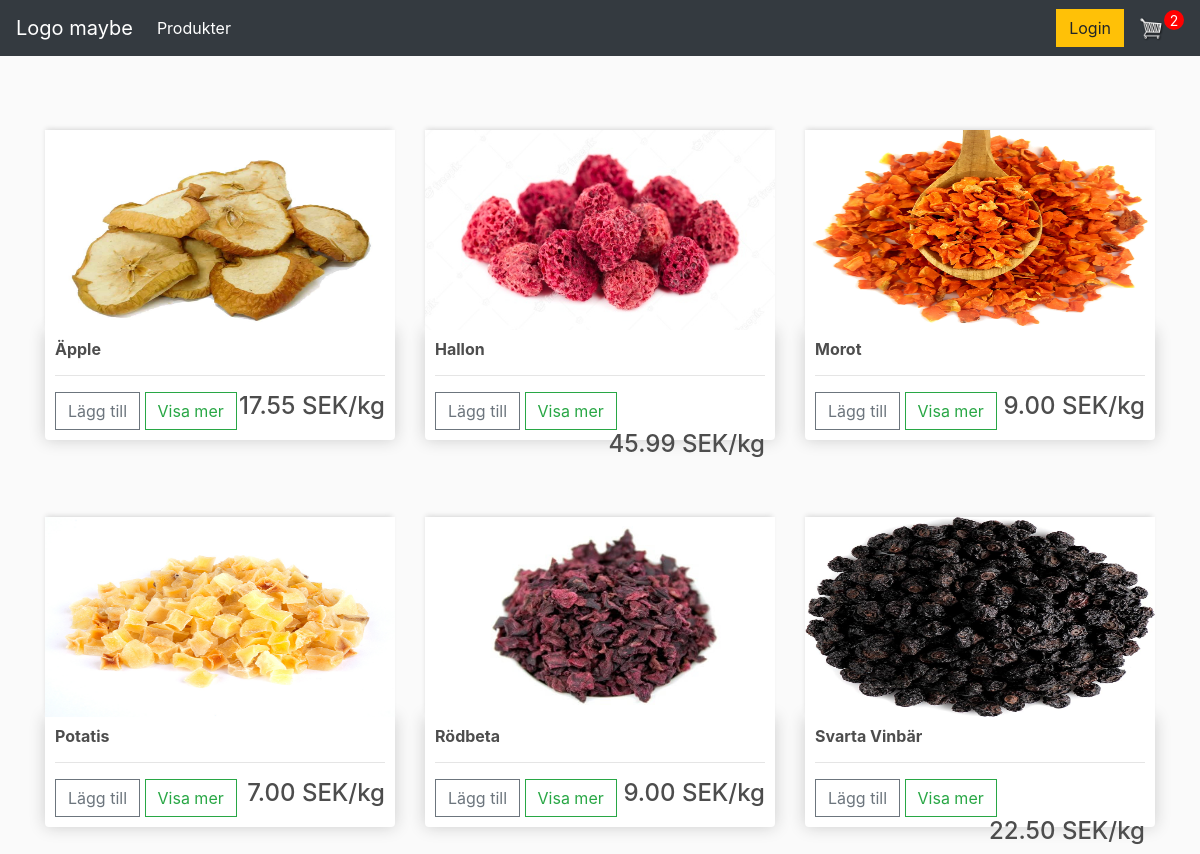
The app's page / (signed in) with its own data.
### store/models.py (models this page shows, shortened)
class Order(models.Model):
    customer = models.ForeignKey(Customer, on_delete=models.SET_NULL, blank=True, null=True)
    date_ordered = models.DateTimeField(auto_now_add=True)
    complete = models.BooleanField(default=False, null=True, blank=False)
    transaction_id = models.CharField(max_length=255, null=True)
    def get_cart_items_number(self):
        orderitems = self.orderitem_set.all()
        total = orderitems.count()
        return total

class Product(models.Model):
    name = models.CharField(max_length=255, null=True)
    slug = models.SlugField(max_length=200, null=True)
    price = models.FloatField()
    description = models.CharField(max_length=1000, null=True)
    stock = models.FloatField(null=True)
    image = models.ImageField(null=True, blank=True)
    @property
    def image_url(self):
        try:
            url = self.image.url
        except:
            url = ''
        return url

### store/views.py (the view)
# urls.py: path('', include('store.urls'))
def store(request):
    if request.user.is_authenticated:
        customer = request.user.customer
        order, created = Order.objects.get_or_create(customer=customer, complete=False)
        items = order.orderitem_set.all()
        cartItems = order.get_cart_items_number
    else:
        items = []
        order = {'get_cart_total': 0, 'get_cart_items': 0}
        cartItems = order['get_cart_items_number']
    products = Product.objects.all()
    context = {'items': items, 'order': order, 'cartItems': cartItems, 'products': products}
    return render(request, 'store/store.html', context)

### store/templates/store/store.html
{% extends 'store/main.html' %}
{% load static %}
{% block content %}
    <div class="row">
        {% for product in products %}
        <div class="col-lg-4">
            <img class="thumbnail" src="{{product.image_url}}">
            <div class="box-element product">
                <h6><strong>{{product.name}}</strong></h6>
                <hr>
                <button data-product={{product.id}} data-action="add" class="btn btn-outline-secondary add-btn update-cart">Lägg till</button>
                <a class="btn btn-outline-success" href="#">Visa mer</a>
                <h4 style="display: inline-block;float: right">{{product.price|floatformat:2}} SEK/kg</h4>
            </div>
        </div>
        {% endfor %}
    </div>
{% endblock content %}

### store/templates/store/main.html (shortened to what this page needs)
<!DOCTYPE html>
{% load static %}
<html>
<head>
	<link rel="stylesheet" href="https://stackpath.bootstrapcdn.com/bootstrap/4.4.1/css/bootstrap.min.css">
	<link rel="stylesheet" type="text/css" href="{% static 'css/main.css' %}">
</head>
<body>
	<nav class="navbar navbar-expand-lg navbar-dark bg-dark">
	  <a class="navbar-brand" href="#">Logo maybe</a>
	  <div class="collapse navbar-collapse" id="navbarSupportedContent">
	    <ul class="navbar-nav mr-auto">
	      <li class="nav-item active">
	        <a class="nav-link" href="{% url 'store' %}">Produkter</a>
	      </li>
	    </ul>
	    <div class="form-inline my-2 my-lg-0">
	     	<a href="#"class="btn btn-warning">Login</a>
	     	<a href="{% url 'cart' %}">
	    		<img  id="cart-icon" src="{% static 'images/cart.png' %}">
	    	</a>
	    	<p id="cart-total">{{cartItems}}</p>
	    </div>
	  </div>
	</nav>
     <div class="container">
            <br>
            {% block content %}
            {% endblock content %}
         </div>
</body>
</html>

### static/css/main.css (style rules this page uses)
body { background-color: hsl(0, 0%, 98%); }
h1,h2,h3,h4,h5,h6 { color:hsl(0, 0%, 30%); }
.box-element { box-shadow:hsl(0, 0%, 80%) 0 0 16px; background-color: #fff; border-radius: 4px; padding: 10px; }
.thumbnail { margin-top: 40px; width: 100%; height: 200px; -webkit-box-shadow: -1px -3px 5px -2px rgba(214,214,214,1); -moz-box-shadow: -1px -3px 5px -2px rgba(214,214,214,1); box-shadow: -1px -3px 5px -2px rgba(214,214,214,1); }
.product { border-radius: 0 0 4px 4px; }
.bg-dark { background-color: red; }
#cart-icon { width:25px; display: inline-block; margin-left: 15px; }
#cart-total { display: block; text-align: center; color:#fff; background-color: red; width: 20px; height: 20px; border-radius: 50%; font-size: 14px; }
.col-lg-4, .col-lg-6, .col-lg-8, .col-lg-12 { margin-top: 10px; }
.btn { border-radius: 0; }

### records on screen
Order: id "2"
Product: image_url (picture), name "Äpple", price "17.55"
Product: image_url (picture), name "Hallon", price "45.99"
Product: image_url (picture), name "Morot", price "9.00"
Product: image_url (picture), name "Potatis", price "7.00"
Product: image_url (picture), name "Rödbeta", price "9.00"
Product: image_url (picture), name "Svarta Vinbär", price "22.50"
